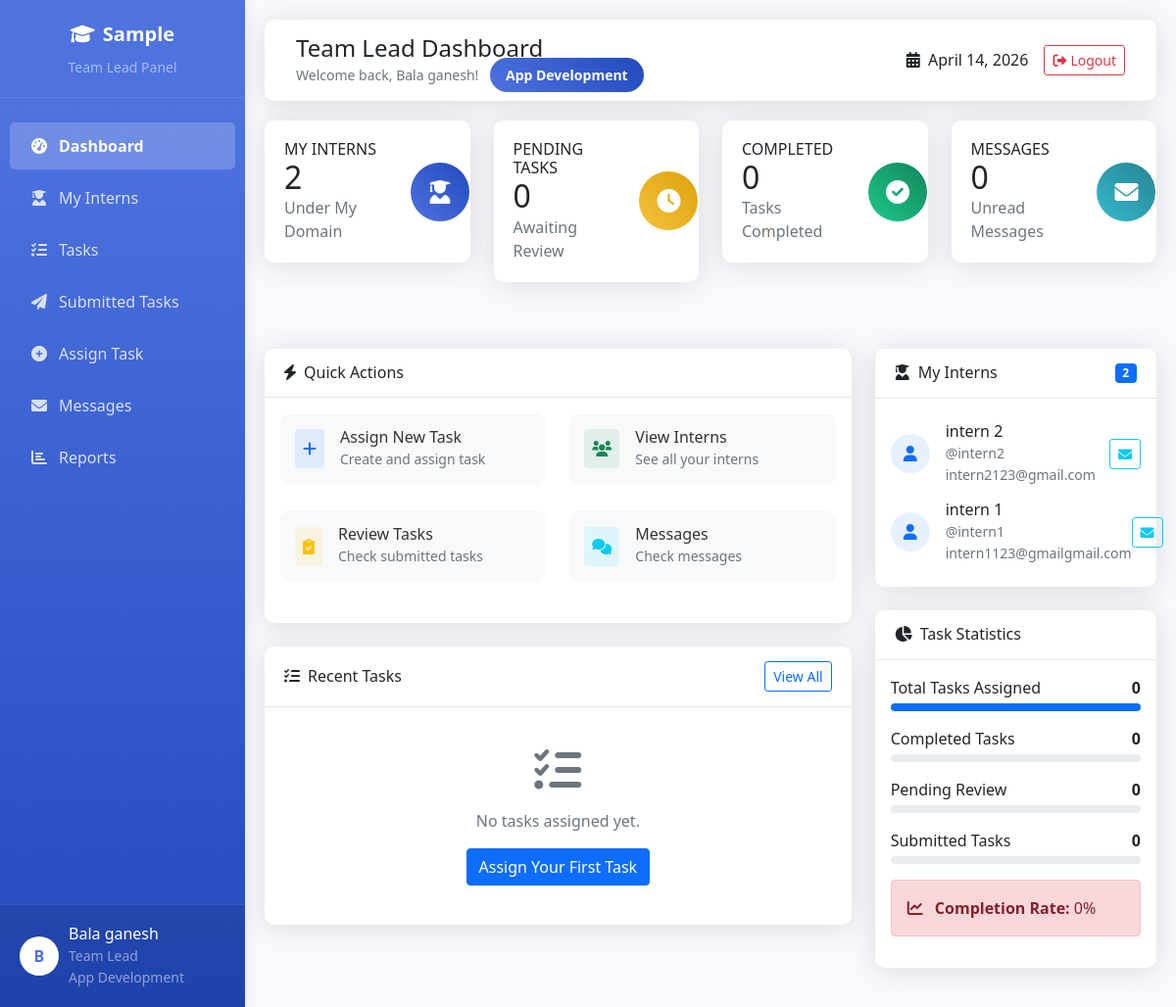
The app's page /teamlead/dashboard.php (signed in) with its own data.
### tables this page shows
CREATE TABLE `company_details` (
  `id` int(11) NOT NULL AUTO_INCREMENT,
  `company_name` varchar(255) NOT NULL,
  `admin_username` varchar(50) NOT NULL,
  `admin_password` varchar(255) NOT NULL,
  `internship_duration` varchar(100) DEFAULT NULL,
  `office_timing` varchar(100) DEFAULT NULL,
  `min_score_for_job` int(11) DEFAULT 70,
  `created_at` timestamp NOT NULL DEFAULT current_timestamp(),
  `updated_at` timestamp NOT NULL DEFAULT current_timestamp() ON UPDATE current_timestamp(),
  PRIMARY KEY (`id`)
);

CREATE TABLE `domains` (
  `id` int(11) NOT NULL AUTO_INCREMENT,
  `domain_name` varchar(100) NOT NULL,
  `description` text DEFAULT NULL,
  `created_by` int(11) DEFAULT NULL,
  `created_at` timestamp NOT NULL DEFAULT current_timestamp(),
  PRIMARY KEY (`id`)
);

CREATE TABLE `users` (
  `id` int(11) NOT NULL AUTO_INCREMENT,
  `username` varchar(50) NOT NULL,
  `password` varchar(255) NOT NULL,
  `email` varchar(100) NOT NULL,
  `full_name` varchar(100) NOT NULL,
  `role` enum('admin','team_lead','intern') NOT NULL,
  `domain_id` int(11) DEFAULT NULL,
  `phone` varchar(20) DEFAULT NULL,
  `join_date` date DEFAULT NULL,
  `end_date` date DEFAULT NULL,
  `is_active` tinyint(1) DEFAULT 1,
  `created_at` timestamp NOT NULL DEFAULT current_timestamp(),
  PRIMARY KEY (`id`),
  UNIQUE KEY `username` (`username`),
  UNIQUE KEY `email` (`email`)
);

### teamlead/dashboard.php (the view, shortened to what the rows shown need)
<?php
require_once '../config/database.php';
$company_query = "SELECT company_name FROM company_details LIMIT 1";
$company_result = mysqli_query($conn, $company_query);
$company_data = mysqli_fetch_assoc($company_result);
$company_name = $company_data['company_name'] ?? 'Intern Management System';
$team_lead_id = $_SESSION['user_id'];
$domain_query = "SELECT d.domain_name, d.id as domain_id FROM domains d
                 LEFT JOIN users u ON d.id = u.domain_id
                 WHERE u.id = $team_lead_id";
$domain_result = mysqli_query($conn, $domain_query);
$domain_data = mysqli_fetch_assoc($domain_result);
$domain_name = $domain_data['domain_name'] ?? 'No Domain Assigned';
$domain_id = $domain_data['domain_id'] ?? 0;
$stats_query = "
    SELECT
        (SELECT COUNT(*) FROM users WHERE role = 'intern' AND domain_id = $domain_id AND is_active = TRUE) as total_interns,
        (SELECT COUNT(*) FROM tasks WHERE assigned_by = $team_lead_id AND status = 'pending') as pending_tasks,
        (SELECT COUNT(*) FROM tasks WHERE assigned_by = $team_lead_id AND status = 'completed') as completed_tasks,
        (SELECT COUNT(*) FROM tasks WHERE assigned_by = $team_lead_id AND status = 'submitted') as submitted_tasks,
        (SELECT COUNT(*) FROM messages WHERE receiver_id = $team_lead_id AND read_status = FALSE) as unread_messages,
        (SELECT COUNT(*) FROM tasks WHERE assigned_by = $team_lead_id) as total_tasks_assigned
";
$stats_result = mysqli_query($conn, $stats_query);
$stats = mysqli_fetch_assoc($stats_result);
$recent_interns_query = "
    SELECT
        id,
        full_name,
        email,
        username,
        created_at
    FROM users
    WHERE role = 'intern' AND domain_id = $domain_id AND is_active = TRUE
    ORDER BY created_at DESC
    LIMIT 5
";
$recent_interns_result = mysqli_query($conn, $recent_interns_query);
?>
<!DOCTYPE html>
<html lang="en">
<head>
    <link href="https://cdn.jsdelivr.net/npm/bootstrap@5.1.3/dist/css/bootstrap.min.css" rel="stylesheet">
    <link rel="stylesheet" href="https://cdnjs.cloudflare.com/ajax/libs/font-awesome/6.0.0/css/all.min.css">
</head>
<body>
    <div class="sidebar">
        <div class="sidebar-header">
            <a href="dashboard.php" class="company-logo">
                <i class="fas fa-graduation-cap me-2"></i><?php echo $company_name; ?>
            </a>
            <small class="text-white-50 d-block mt-2">Team Lead Panel</small>
        </div>
        <div class="user-profile">
            <div class="d-flex align-items-center">
                <div>
                    <h6 class="mb-0"><?php echo $_SESSION['full_name']; ?></h6>
                    <small class="text-white-50">Team Lead</small>
                    <small class="text-white-50 d-block"><?php echo $domain_name; ?></small>
                </div>
            </div>
        </div>
    </div>
    <div class="main-content">
        <nav class="navbar-top">
            <div class="container-fluid">
                <div class="d-flex justify-content-between align-items-center w-100">
                    <div>
                        <small class="text-muted">
                            Welcome back, <?php echo $_SESSION['full_name']; ?>!
                            <span class="domain-badge ms-2"><?php echo $domain_name; ?></span>
                        </small>
                    </div>
                </div>
            </div>
        </nav>
        <div class="row mb-4">
            <div class="col-xl-3 col-md-6 mb-4">
                <div class="stat-card">
                    <div class="row align-items-center">
                        <div class="col-8">
                            <h2 class="mb-0"><?php echo $stats['total_interns'] ?? 0; ?></h2>
                        </div>
                    </div>
                </div>
            </div>
            <div class="col-xl-3 col-md-6 mb-4">
                <div class="stat-card">
                    <div class="row align-items-center">
                        <div class="col-8">
                            <h2 class="mb-0"><?php echo $stats['pending_tasks'] ?? 0; ?></h2>
                        </div>
                    </div>
                </div>
            </div>
            <div class="col-xl-3 col-md-6 mb-4">
                <div class="stat-card">
                    <div class="row align-items-center">
                        <div class="col-8">
                            <h2 class="mb-0"><?php echo $stats['completed_tasks'] ?? 0; ?></h2>
                        </div>
                    </div>
                </div>
            </div>
            <div class="col-xl-3 col-md-6 mb-4">
                <div class="stat-card">
                    <div class="row align-items-center">
                        <div class="col-8">
                            <h2 class="mb-0"><?php echo $stats['unread_messages'] ?? 0; ?></h2>
                        </div>
                    </div>
                </div>
            </div>
        </div>
        <div class="row">
            <div class="col-lg-4">
                <div class="card mb-4">
                    <div class="card-body">
                        <?php if (mysqli_num_rows($recent_interns_result) > 0): ?>
                            <div class="list-group">
                                <?php while($intern = mysqli_fetch_assoc($recent_interns_result)): ?>
                                <div class="list-group-item border-0 px-0 py-2">
                                    <div class="d-flex align-items-center">
                                        <div class="me-3">
                                            <div class="bg-primary bg-opacity-10 rounded-circle d-flex align-items-center justify-content-center"
                                                 style="width: 40px; height: 40px;">
                                                <i class="fas fa-user text-primary"></i>
                                            </div>
                                        </div>
                                        <div class="flex-grow-1">
                                            <h6 class="mb-0"><?php echo htmlspecialchars($intern['full_name']); ?></h6>
                                            <small class="text-muted">@<?php echo htmlspecialchars($intern['username']); ?></small>
                                            <small class="text-muted d-block"><?php echo htmlspecialchars($intern['email']); ?></small>
                                        </div>
                                        <div>
                                            <a href="messages.php?intern_id=<?php echo $intern['id']; ?>" class="btn btn-sm btn-outline-info">
                                                <i class="fas fa-envelope"></i>
                                            </a>
                                        </div>
                                    </div>
                                </div>
                                <?php endwhile; ?>
                            </div>
                        <?php endif; ?>
                    </div>
                </div>
            </div>
        </div>
    </div>
</body>
</html>

### records on screen
company_details: company_name "Sample"
domains: domain_name "App Development"
users: full_name "intern 2", username "intern2", email "intern2123@gmail.com"
users: full_name "intern 1", username "intern1", email "intern1123@gmailgmail.com"

### other values on screen
substr($_SESSION['full_name'], 0, 1) "B"
$_SESSION['full_name'] "Bala ganesh"
$stats['total_interns'] "2"
$stats['pending_tasks'] "0"
$stats['completed_tasks'] "0"
$stats['unread_messages'] "0"
$stats['total_tasks_assigned'] "0"
$stats['submitted_tasks'] "0"
$completion_rate "0"
